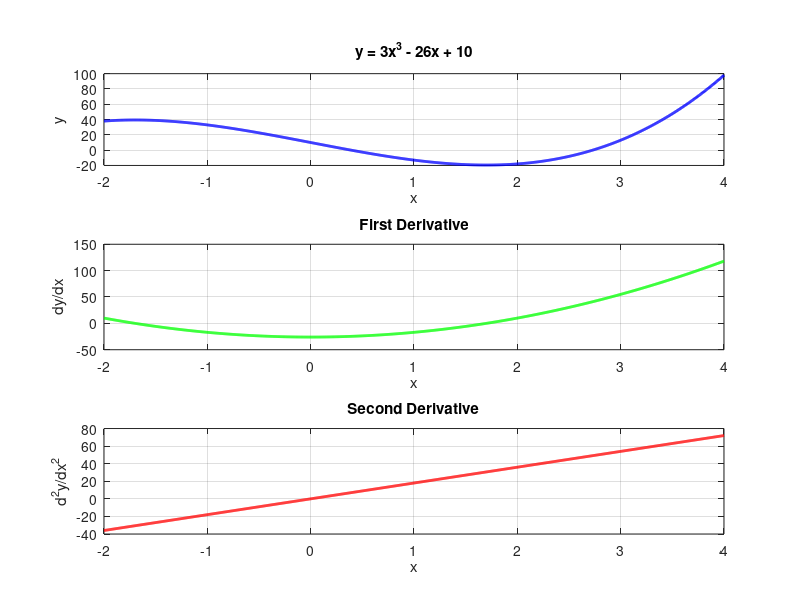

MATLAB code for this plot: (Note: this script raises an error after producing the figure.)
clc, clearvars
% Define the range of x values
x = linspace(-2, 4, 1000); % Adjust the number of points for smoother curves

% Calculate the function values
y = 3*x.^3 - 26*x + 10;

% Calculate the first derivative
dydx = 9*x.^2 - 26;

% Calculate the second derivative
d2ydx2 = 18*x;

% Create a figure
figure;

% Plot the function
subplot(3,1,1); % Create 3 subplots in a single column
plot(x, y, 'b', 'LineWidth', 2);
title('y = 3x^3 - 26x + 10');
xlabel('x');
ylabel('y');
grid on;

% Plot the first derivative
subplot(3,1,2);
plot(x, dydx, 'g', 'LineWidth', 2);
title('First Derivative');
xlabel('x');
ylabel('dy/dx');
grid on;

% Plot the second derivative
subplot(3,1,3);
plot(x, d2ydx2, 'r', 'LineWidth', 2);
title('Second Derivative');
xlabel('x');
ylabel('d^2y/dx^2');
grid on;

% Adjust the spacing between subplots
spacing = 0.02;
subplot(3,1,1); % Go back to the first subplot
pos = get(gca, 'Position');
pos(4) = pos(4) - spacing;
set(gca, 'Position', pos);

% Adjust the overall plot title and spacing
sgtitle('Function and Derivatives');
